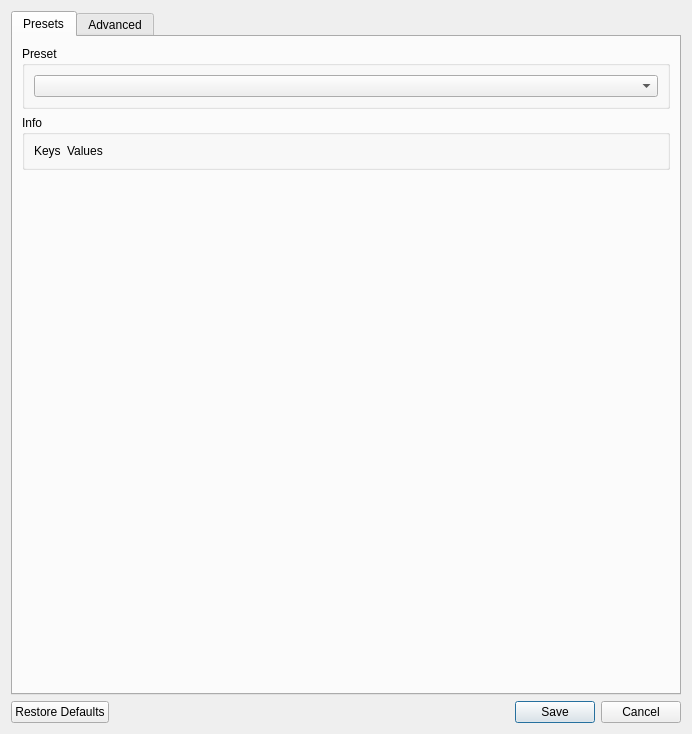
<?xml version="1.0" encoding="UTF-8"?>
<ui version="4.0">
 <class>recording_settings_dialog</class>
 <widget class="QDialog" name="recording_settings_dialog">
  <property name="geometry">
   <rect>
    <x>0</x>
    <y>0</y>
    <width>692</width>
    <height>734</height>
   </rect>
  </property>
  <property name="windowTitle">
   <string>Recording Settings</string>
  </property>
  <layout class="QVBoxLayout" name="main_layout">
   <item>
    <widget class="QTabWidget" name="tabWidget">
     <property name="currentIndex">
      <number>0</number>
     </property>
     <widget class="QWidget" name="presets_tab">
      <attribute name="title">
       <string>Presets</string>
      </attribute>
      <layout class="QVBoxLayout" name="layout_presets_tab">
       <item>
        <widget class="QGroupBox" name="gb_presets">
         <property name="title">
          <string>Preset</string>
         </property>
         <layout class="QVBoxLayout" name="layout_gb_presets">
          <item>
           <widget class="QComboBox" name="combo_presets"/>
          </item>
         </layout>
        </widget>
       </item>
       <item>
        <widget class="QGroupBox" name="gb_info">
         <property name="title">
          <string>Info</string>
         </property>
         <layout class="QHBoxLayout" name="layout_gb_info">
          <item>
           <widget class="QLabel" name="label_info_keys">
            <property name="text">
             <string>Keys</string>
            </property>
           </widget>
          </item>
          <item>
           <widget class="QLabel" name="label_info_values">
            <property name="text">
             <string>Values</string>
            </property>
           </widget>
          </item>
          <item>
           <spacer name="info_spacer">
            <property name="orientation">
             <enum>Qt::Orientation::Horizontal</enum>
            </property>
            <property name="sizeHint" stdset="0">
             <size>
              <width>0</width>
              <height>0</height>
             </size>
            </property>
           </spacer>
          </item>
         </layout>
        </widget>
       </item>
       <item>
        <spacer name="spacer_presets_tab">
         <property name="orientation">
          <enum>Qt::Orientation::Vertical</enum>
         </property>
         <property name="sizeHint" stdset="0">
          <size>
           <width>0</width>
           <height>0</height>
          </size>
         </property>
        </spacer>
       </item>
      </layout>
     </widget>
     <widget class="QWidget" name="advanced_tab">
      <attribute name="title">
       <string>Advanced</string>
      </attribute>
      <layout class="QVBoxLayout" name="layout_advanced_tab">
       <item>
        <widget class="QGroupBox" name="gb_advanced_video">
         <property name="title">
          <string>Video</string>
         </property>
         <layout class="QVBoxLayout" name="layout_gb_advanced_video">
          <item>
           <widget class="QGroupBox" name="gb_video_codec">
            <property name="title">
             <string>Codec</string>
            </property>
            <layout class="QVBoxLayout" name="layout_gb_video_codec">
             <item>
              <widget class="QComboBox" name="combo_video_codec"/>
             </item>
            </layout>
           </widget>
          </item>
          <item>
           <widget class="QGroupBox" name="gb_resolution">
            <property name="title">
             <string>Resolution</string>
            </property>
            <layout class="QVBoxLayout" name="layout_gb_resolution">
             <item>
              <widget class="QComboBox" name="combo_resolution"/>
             </item>
            </layout>
           </widget>
          </item>
          <item>
           <widget class="QGroupBox" name="gb_framerate">
            <property name="title">
             <string>Framerate</string>
            </property>
            <layout class="QVBoxLayout" name="layout_gb_framerate">
             <item>
              <widget class="QComboBox" name="combo_framerate"/>
             </item>
            </layout>
           </widget>
          </item>
          <item>
           <widget class="QGroupBox" name="gb_video_bitrate">
            <property name="title">
             <string>Bitrate</string>
            </property>
            <layout class="QVBoxLayout" name="layout_gb_video_bitrate">
             <item>
              <widget class="QSpinBox" name="spinbox_video_bitrate"/>
             </item>
            </layout>
           </widget>
          </item>
          <item>
           <widget class="QGroupBox" name="gb_gop_size">
            <property name="title">
             <string>Group of Pictures Size</string>
            </property>
            <layout class="QVBoxLayout" name="layout_gb_gop_size">
             <item>
              <widget class="QSpinBox" name="spinbox_gop_size"/>
             </item>
            </layout>
           </widget>
          </item>
          <item>
           <widget class="QGroupBox" name="gb_max_b_frames">
            <property name="title">
             <string>Max. B-Frames</string>
            </property>
            <layout class="QVBoxLayout" name="layout_gb_max_b_frames">
             <item>
              <widget class="QSpinBox" name="spinbox_max_b_frames"/>
             </item>
            </layout>
           </widget>
          </item>
         </layout>
        </widget>
       </item>
       <item>
        <widget class="QGroupBox" name="gb_advanced_audio">
         <property name="title">
          <string>Audio</string>
         </property>
         <layout class="QVBoxLayout" name="layout_gb_advanced_audio">
          <item>
           <widget class="QGroupBox" name="gb_audio_codec">
            <property name="title">
             <string>Codec</string>
            </property>
            <layout class="QVBoxLayout" name="layout_gb_audio_codec">
             <item>
              <widget class="QComboBox" name="combo_audio_codec"/>
             </item>
            </layout>
           </widget>
          </item>
          <item>
           <widget class="QGroupBox" name="gb_audio_bitrate">
            <property name="title">
             <string>Bitrate</string>
            </property>
            <layout class="QVBoxLayout" name="layout_gb_audio_bitrate">
             <item>
              <widget class="QSpinBox" name="spinbox_audio_bitrate"/>
             </item>
            </layout>
           </widget>
          </item>
         </layout>
        </widget>
       </item>
       <item>
        <spacer name="spacer_advanced_tab">
         <property name="orientation">
          <enum>Qt::Orientation::Vertical</enum>
         </property>
         <property name="sizeHint" stdset="0">
          <size>
           <width>0</width>
           <height>0</height>
          </size>
         </property>
        </spacer>
       </item>
      </layout>
     </widget>
    </widget>
   </item>
   <item>
    <widget class="QDialogButtonBox" name="buttonBox">
     <property name="orientation">
      <enum>Qt::Orientation::Horizontal</enum>
     </property>
     <property name="standardButtons">
      <set>QDialogButtonBox::StandardButton::Cancel|QDialogButtonBox::StandardButton::RestoreDefaults|QDialogButtonBox::StandardButton::Save</set>
     </property>
    </widget>
   </item>
  </layout>
 </widget>
 <resources/>
 <connections>
  <connection>
   <sender>buttonBox</sender>
   <signal>accepted()</signal>
   <receiver>recording_settings_dialog</receiver>
   <slot>accept()</slot>
   <hints>
    <hint type="sourcelabel">
     <x>248</x>
     <y>254</y>
    </hint>
    <hint type="destinationlabel">
     <x>157</x>
     <y>274</y>
    </hint>
   </hints>
  </connection>
  <connection>
   <sender>buttonBox</sender>
   <signal>rejected()</signal>
   <receiver>recording_settings_dialog</receiver>
   <slot>reject()</slot>
   <hints>
    <hint type="sourcelabel">
     <x>316</x>
     <y>260</y>
    </hint>
    <hint type="destinationlabel">
     <x>286</x>
     <y>274</y>
    </hint>
   </hints>
  </connection>
 </connections>
</ui>
